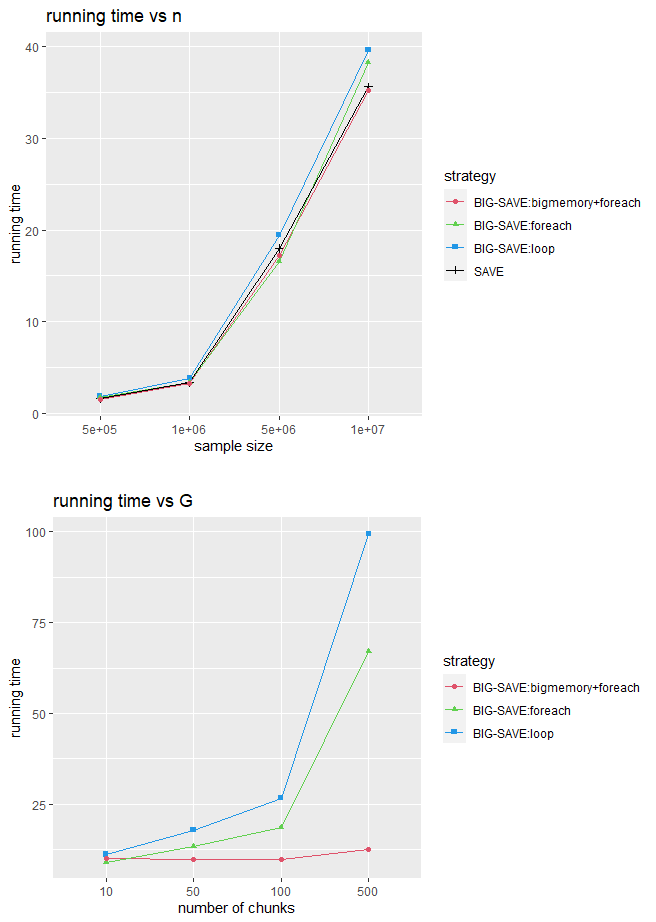

This chart was generated by the following R code:
######################################################################
# Simulation : Computing strategies and running time
######################################################################

library(edrGraphicalTools)
library(bigmemory)
library(foreach)
library(doSNOW)
library(ggplot2)


######################################################################
# function to generate data
######################################################################

gen.xy <- function(n, p) {
  beta <- c(1,-1,2,-2,rep(0,p-4))/sqrt(10)
  
  sig <- sqrt(2)
  eps <- rnorm(n, 0, sig^2)
  A <- matrix(runif(p^2, -1, 1), nrow=p)
  SIG <- A %*% t(A) + diag(p)
  
  x <- rmvnorm(n, mean=rep(0,p), sigma=SIG)
  y <- 2 * (x %*% beta)^2 + eps
  
  return(list(x=x, y=y))
}


######################################################################
# function to calculate mean running time for each strategies
######################################################################

compare.time <- function(key){

  matEDR.block <- function(x){
    bhat <- matrix(x/sqrt((sum(x**2))), ncol=1)
    return(bhat%*%t(bhat))
  }
  Scalable.save <- function(g, data, size.chunk){
    rows <- ((g-1)*size.chunk+1):(g*size.chunk)
    matEDR.block(edr(data[rows,1],data[rows,-1],H=8,K=1,method="SAVE")$matEDR[,1])
  }
  
  cl <- makeCluster(4)
  registerDoSNOW(cl)
  
  runtime <- matrix(0, nrow=20, ncol=4) # 4 strategies, 20 reps
  for (m in 1:20){
    xy <- gen.xy(n,p)
    x <- xy$x ; y <- xy$y
    size.chunk <- n/ng
    
    #SAVE
    runtime[m,1] <- system.time({
      est <- edr(y,x,H=8,K=1,method="SAVE")$matEDR[,1]
    })[3]
    
    # BIG-SAVE : loop
    runtime[m,2] <- system.time({
      BIGsave <- matrix(0, nrow=p, ncol=p)
      for (g in 1:ng){
        temp <- Scalable.save(g, cbind(y,x), size.chunk)
        BIGsave <- BIGsave + temp
      }
      est <- eigen(BIGsave)$vectors[,1]
    })[3]
    
    # BIG-SAVE : foreach
    runtime[m,3] <- system.time({
      BIGsave <- foreach(g=1:ng, .combine="+")%dopar%{
        require("edrGraphicalTools")
        Scalable.save(g, cbind(y,x), size.chunk)}
      est <- eigen(BIGsave)$vectors[,1]
    })[3]
    
    # BIG-SAVE : bigmemory + foreach
    dataYX <- as.big.matrix(cbind(y,x), backingpath="E:/temp",
                            backingfile=paste0(key+m,"test-save.bin"),
                            descriptorfile=paste0(key+m,"test-save.desc"), type="double")
    BIGmatdes <- describe(dataYX)
    x <- attach.big.matrix(BIGmatdes)
    
    runtime[m,4] <- system.time({
      BIGsave <- foreach(g=1:ng, .combine="+")%dopar%{
        require("edrGraphicalTools")
        require("bigmemory")
        x <- attach.big.matrix(BIGmatdes)
        Scalable.save(g, x, size.chunk)
      }
      est <- eigen(BIGsave)$vectors[,1]
    })[3]
  }
  
  stopCluster(cl)
  
  # return mean running time of 20 reps
  result <- colMeans(runtime)
  return(result)
}


######################################################################
# calculate running time for each n, p, ng
######################################################################

# for n
p <- 15 ; ng <- 10
n.list <- c(5*10^5, 10^6, 5*10^6, 10^7)
n.time <- c()
key <- 1000 # backingfile num
for (n in n.list){
  result <- compare.time(key)
  n.time <- rbind(n.time,
                  data.frame(n=n,
                             strategy=c("SAVE","BIG-SAVE:loop","BIG-SAVE:foreach","BIG-SAVE:bigmemory+foreach"),
                             runtime=result))
  key <- key + 100
}

n.time$strategy <- as.factor(n.time$strategy)
ggplot(n.time, aes(x=as.factor(n), y=runtime, col=strategy, group=strategy)) +
  geom_line() +
  geom_point(aes(shape=strategy)) +
  scale_color_manual(values=c(2,3,4,1)) +
  labs(title="running time vs n", x="sample size", y="running time")



# for p
n <- 10^6 ; ng <- 10
p.list <- c(10,30,50,80)
p.time <- c()
key <- 2000
for (p in p.list){
  result <- compare.time(key)
  p.time <- rbind(p.time,
                  data.frame(p=p,
                             strategy=c("SAVE","BIG-SAVE:loop","BIG-SAVE:foreach","BIG-SAVE:bigmemory+foreach"),
                             runtime=result))
  key <- key + 100
}

p.time$strategy <- as.factor(p.time$strategy)
ggplot(p.time, aes(x=as.factor(p), y=runtime, col=strategy, group=strategy)) +
  geom_line() +
  geom_point(aes(shape=strategy)) +
  scale_color_manual(values=c(2,3,4,1)) +
  labs(title="running time vs p", x="covariate dimension p", y="running time")



# for g
p <- 15 ; n <- 10^6
g.list <- c(10,50,100,500)
g.time <- c()
key <- 3000
for (ng in g.list){
  result <- compare.time(key)[-1] # SAVE 결과 제외
  g.time <- rbind(g.time,
                  data.frame(g=ng,
                             strategy=c("BIG-SAVE:loop","BIG-SAVE:foreach","BIG-SAVE:bigmemory+foreach"),
                             runtime=result))
  key <- key + 100
}

g.time$strategy <- as.factor(g.time$strategy)
ggplot(g.time, aes(x=as.factor(g), y=runtime, col=strategy, group=strategy)) +
  geom_line() +
  geom_point(aes(shape=strategy)) +
  scale_color_manual(values=c(2,3,4)) +
  labs(title="running time vs G", x="number of chunks", y="running time")
